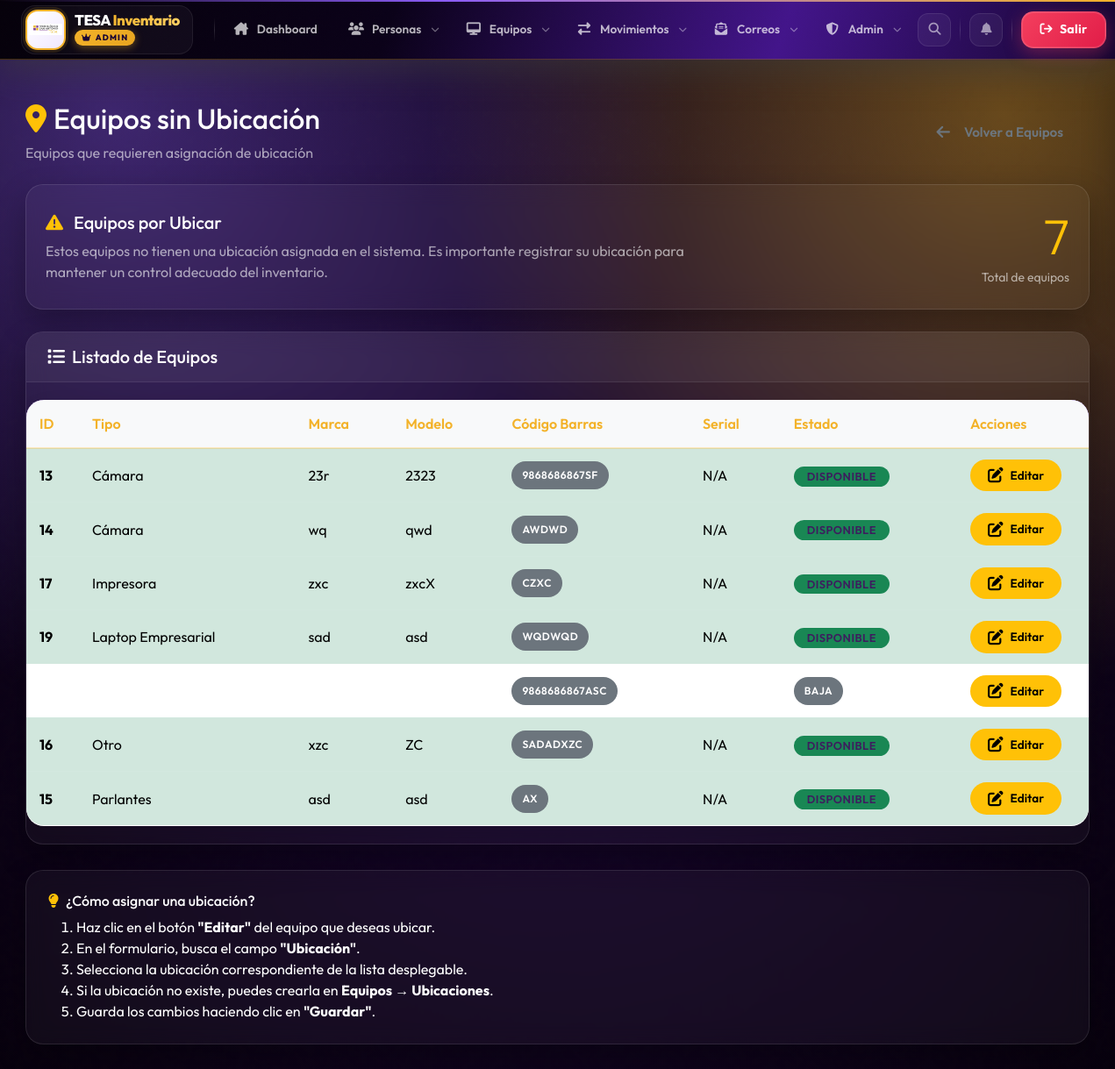
The page /modules/equipos/sin_ubicacion.php (signed in) on the database its author committed.
### tables this page shows
CREATE TABLE `equipos` (
  `id` int(11) NOT NULL AUTO_INCREMENT,
  `codigo_barras` varchar(50) NOT NULL,
  `tipo_equipo` varchar(50) NOT NULL,
  `marca` varchar(50) DEFAULT NULL,
  `modelo` varchar(50) DEFAULT NULL,
  `numero_serie` varchar(100) DEFAULT NULL,
  `especificaciones` text DEFAULT NULL,
  `estado` enum('Disponible','Asignado','En mantenimiento','Baja') DEFAULT 'Disponible',
  `ubicacion_id` int(11) DEFAULT NULL,
  `ubicacion_fija_id` int(11) DEFAULT NULL,
  `observaciones` text DEFAULT NULL,
  `foto` varchar(255) DEFAULT NULL,
  `qr_code` varchar(100) DEFAULT NULL,
  `fecha_registro` timestamp NOT NULL DEFAULT current_timestamp(),
  `activo` tinyint(1) NOT NULL DEFAULT 1,
  `fecha_eliminacion` datetime DEFAULT NULL,
  `eliminado_por` int(11) DEFAULT NULL,
  PRIMARY KEY (`id`),
  UNIQUE KEY `codigo_barras` (`codigo_barras`),
  UNIQUE KEY `codigo_barras_2` (`codigo_barras`),
  KEY `ubicacion_fija_id` (`ubicacion_fija_id`),
  KEY `idx_ubicacion` (`ubicacion_id`),
  KEY `eliminado_por` (`eliminado_por`),
  CONSTRAINT `equipos_ibfk_1` FOREIGN KEY (`ubicacion_fija_id`) REFERENCES `ubicaciones` (`id`) ON DELETE SET NULL,
  CONSTRAINT `equipos_ibfk_2` FOREIGN KEY (`eliminado_por`) REFERENCES `usuarios` (`id`) ON DELETE SET NULL
);

### modules/equipos/sin_ubicacion.php (the view, shortened to what this page needs)
<?php
require_once '../../config/database.php';
include '../../includes/header.php';
$sql = "SELECT e.*, u.nombre as ubicacion_nombre
        FROM equipos e
        LEFT JOIN ubicaciones u ON e.ubicacion_id = u.id
        WHERE (e.ubicacion_id IS NULL OR e.ubicacion_id = 0)
          AND e.fecha_eliminacion IS NULL
        ORDER BY e.tipo_equipo, e.marca, e.modelo";
$result = $conn->query($sql);
$total_sin_ubicacion = $result->num_rows;
?>
<div class="container-fluid py-4">
    <div class="row mb-4">
        <div class="col-12">
            <div class="d-flex justify-content-between align-items-center mb-4">
                <div>
                    <h2><i class="fas fa-map-marker-alt text-warning me-2"></i>Equipos sin Ubicación</h2>
                    <p class="text-muted mb-0">Equipos que requieren asignación de ubicación</p>
                </div>
                <div>
                    <a href="listar.php" class="btn btn-outline-secondary">
                        <i class="fas fa-arrow-left me-2"></i>Volver a Equipos
                    </a>
                </div>
            </div>
            <div class="card mb-4 border-warning" style="border-left: 4px solid #f39c12;">
                <div class="card-body">
                    <div class="row align-items-center">
                        <div class="col-md-8">
                            <h5 class="card-title mb-2">
                                <i class="fas fa-exclamation-triangle text-warning me-2"></i>
                                Equipos por Ubicar
                            </h5>
                            <p class="card-text text-muted mb-0">
                                Estos equipos no tienen una ubicación asignada en el sistema.
                                Es importante registrar su ubicación para mantener un control adecuado del inventario.
                            </p>
                        </div>
                        <div class="col-md-4 text-end">
                            <div class="display-4 text-warning"><?php echo $total_sin_ubicacion; ?></div>
                            <small class="text-muted">Total de equipos</small>
                        </div>
                    </div>
                </div>
            </div>
            <div class="card shadow-sm">
                <div class="card-header bg-white">
                    <h5 class="mb-0"><i class="fas fa-list me-2"></i>Listado de Equipos</h5>
                </div>
                <div class="card-body p-0">
                    <?php if ($total_sin_ubicacion > 0): ?>
                    <div class="table-responsive">
                        <table class="table table-hover mb-0">
                            <thead class="bg-light">
                                <tr>
                                    <th style="width: 60px;">ID</th>
                                    <th>Tipo</th>
                                    <th>Marca</th>
                                    <th>Modelo</th>
                                    <th>Código Barras</th>
                                    <th>Serial</th>
                                    <th>Estado</th>
                                    <th style="width: 150px;">Acciones</th>
                                </tr>
                            </thead>
                            <tbody>
                                <?php while($row = $result->fetch_assoc()): ?>
                                <tr class="<?php echo $row['estado'] == 'Disponible' ? 'table-success' : ''; ?>">
                                    <td><strong><?php echo $row['id']; ?></strong></td>
                                    <td><?php echo htmlspecialchars($row['tipo_equipo']); ?></td>
                                    <td><?php echo htmlspecialchars($row['marca'] ?? 'N/A'); ?></td>
                                    <td><?php echo htmlspecialchars($row['modelo'] ?? 'N/A'); ?></td>
                                    <td>
                                        <?php if ($row['codigo_barras']): ?>
                                            <span class="badge bg-secondary"><?php echo htmlspecialchars($row['codigo_barras']); ?></span>
                                        <?php else: ?>
                                            <span class="text-muted">Sin código</span>
                                        <?php endif; ?>
                                    </td>
                                    <td><?php echo htmlspecialchars($row['serial'] ?? 'N/A'); ?></td>
                                    <td>
                                        <?php
                                        $badge_color = 'secondary';
                                        if ($row['estado'] == 'Disponible') $badge_color = 'success';
                                        elseif ($row['estado'] == 'Asignado') $badge_color = 'primary';
                                        elseif ($row['estado'] == 'Mantenimiento') $badge_color = 'warning';
                                        elseif ($row['estado'] == 'Dañado') $badge_color = 'danger';
                                        ?>
                                        <span class="badge bg-<?php echo $badge_color; ?>">
                                            <?php echo htmlspecialchars($row['estado'] ?? 'Sin estado'); ?>
                                        </span>
                                    </td>
                                    <td>
                                        <?php if ($es_admin): ?>
                                        <a href="editar.php?id=<?php echo $row['id']; ?>"
                                           class="btn btn-sm btn-warning"
                                           title="Editar y asignar ubicación">
                                            <i class="fas fa-edit"></i> Editar
                                        </a>
                                        <?php endif; ?>
                                    </td>
                                </tr>
                                <?php endwhile; ?>
                            </tbody>
                        </table>
                    </div>
                    <?php endif; ?>
                </div>
            </div>
            <div class="card mt-4 bg-light">
                <div class="card-body">
                    <h6><i class="fas fa-lightbulb text-warning me-2"></i>¿Cómo asignar una ubicación?</h6>
                    <ol class="mb-0">
                        <li>Haz clic en el botón <strong>"Editar"</strong> del equipo que deseas ubicar.</li>
                        <li>En el formulario, busca el campo <strong>"Ubicación"</strong>.</li>
                        <li>Selecciona la ubicación correspondiente de la lista desplegable.</li>
                        <li>Si la ubicación no existe, puedes crearla en <strong>Equipos → Ubicaciones</strong>.</li>
                        <li>Guarda los cambios haciendo clic en <strong>"Guardar"</strong>.</li>
                    </ol>
                </div>
            </div>
        </div>
    </div>
</div>
<?php include '../../includes/footer.php'; ?>

### includes/header.php (style rules this page uses)
:root { --c-bg: #0a0118; --c-deep: #05000a; --c-mid: #160530; --c-violet: #8b5cf6; --c-violet-glow: rgba(139, 92, 246, 0.4); --c-gold: #f3b229; --c-gold-lt: #ffd166; --c-gold-glow: rgba(243, 178, 41, 0.4); --c-danger: #f43f5e; --c-success: #10b981; --c-info: #06b6d4; --c-warning: #f59e0b; --c-w90: rgba(255,255,255,0.9); --c-w60: rgba(255,255,255,0.6); --c-w15: rgba(255,255,255,0.15); --c-w08: rgba(255,255,255,0.08); --h: 68px; --r: 12px; --ease: cubic-bezier(.4,0,.2,1); --font: 'Outfit','Poppins',sans-serif; front :var(--c-bg) -cal_from_jd :var(--c-mid) }
* { box-sizing: border-box; }
body { font-family: var(--font); background: var(--c-deep); color: #fff; margin: 0; min-height: 100vh; overflow-x: hidden; position: relative; }
.card { background: rgba(255, 255, 255, 0.04) !important; backdrop-filter: blur(12px) !important; -webkit-backdrop-filter: blur(12px) !important; border: 1px solid rgba(255, 255, 255, 0.1) !important; border-radius: 20px !important; color: #fff !important; box-shadow: 0 15px 35px rgba(0, 0, 0, 0.3) !important; }
.card-header { background: rgba(255, 255, 255, 0.03) !important; border-bottom: 1px solid rgba(255, 255, 255, 0.08) !important; color: #fff !important; padding: 1rem 1.5rem !important; }
.card-title, .card-text, .h1, .h2, .h3, .h4, .h5, .h6, h1, h2, h3, h4, h5, h6 { color: #fff !important; }
.text-muted { color: rgba(255, 255, 255, 0.6) !important; }
[class*="bg-white"], [style*="background-color: white"], [style*="background: white"] { background-color: rgba(255, 255, 255, 0.05) !important; color: #fff !important; }
.table { color: #fff !important; }
.table thead th { color: var(--c-gold) !important; border-bottom: 2px solid rgba(243, 178, 41, 0.3) !important; }
.table td { border-color: rgba(255, 255, 255, 0.05) !important; }
body::before { content: ''; position: fixed; top: 0; left: 0; right: 0; bottom: 0; background: radial-gradient(circle at 10% 10%, var(--c-violet-glow) 0%, transparent 40%), radial-gradient(circle at 90% 10%, var(--c-gold-glow) 0%, transparent 40%), radial-gradient(circle at 50% 50%, #1a0533 0%, var(--c-deep) 100%); z-index: -1; pointer-events: none; }
body::after { content: ''; position: fixed; top: 0; left: 0; right: 0; bottom: 0; z-index: -1; pointer-events: none; opacity: 0.4; }

### modules/equipos/sin_ubicacion.php (style rules this page uses)
.table-responsive { max-height: 600px; overflow-y: auto; }
.table thead th { position: sticky; top: 0; background: #f8f9fa; z-index: 1; font-weight: 600; color: #5a2d8c; }
.table tbody tr { transition: all 0.2s ease; }

### rows shown on the page
equipos: id "13", tipo_equipo "Cámara", marca "23r", modelo "2323", codigo_barras "9868686867SF", serial "N/A", estado "DISPONIBLE"
equipos: id "14", tipo_equipo "Cámara", marca "wq", modelo "qwd", codigo_barras "AWDWD", serial "N/A", estado "DISPONIBLE"
equipos: id "17", tipo_equipo "Impresora", marca "zxc", modelo "zxcX", codigo_barras "CZXC", serial "N/A", estado "DISPONIBLE"
equipos: id "19", tipo_equipo "Laptop Empresarial", marca "sad", modelo "asd", codigo_barras "WQDWQD", serial "N/A", estado "DISPONIBLE"
equipos: codigo_barras "9868686867ASC", estado "BAJA"
equipos: id "16", tipo_equipo "Otro", marca "xzc", modelo "ZC", codigo_barras "SADADXZC", serial "N/A", estado "DISPONIBLE"
equipos: id "15", tipo_equipo "Parlantes", marca "asd", modelo "asd", codigo_barras "AX", serial "N/A", estado "DISPONIBLE"

### other values the page prints
$total_sin_ubicacion "7"
